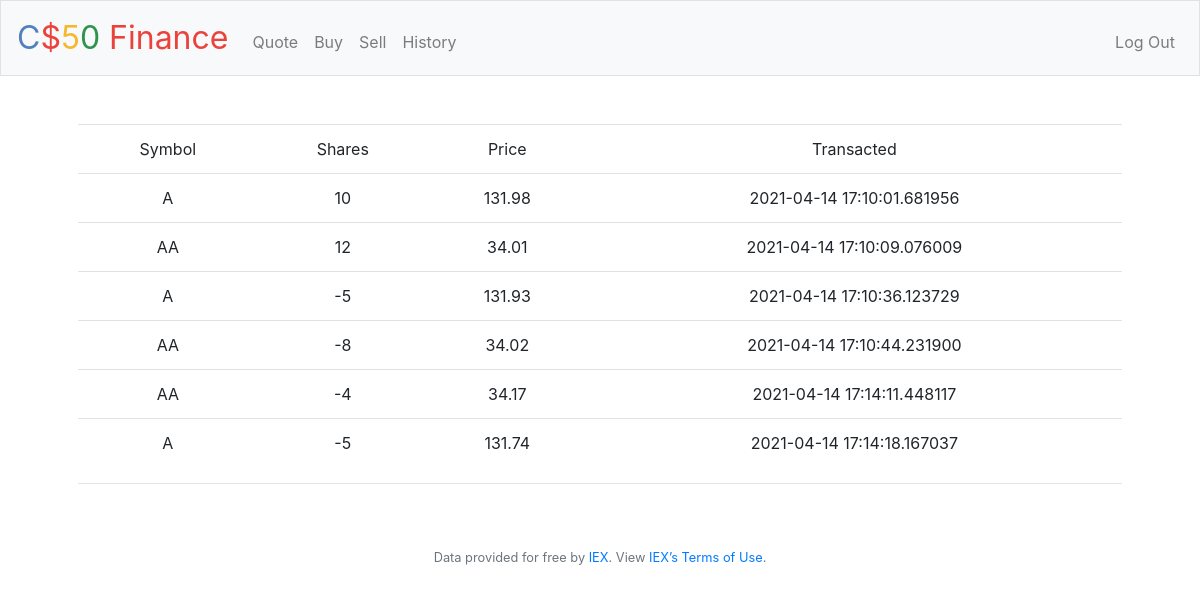
Page /history (signed in) on the earlier database version.
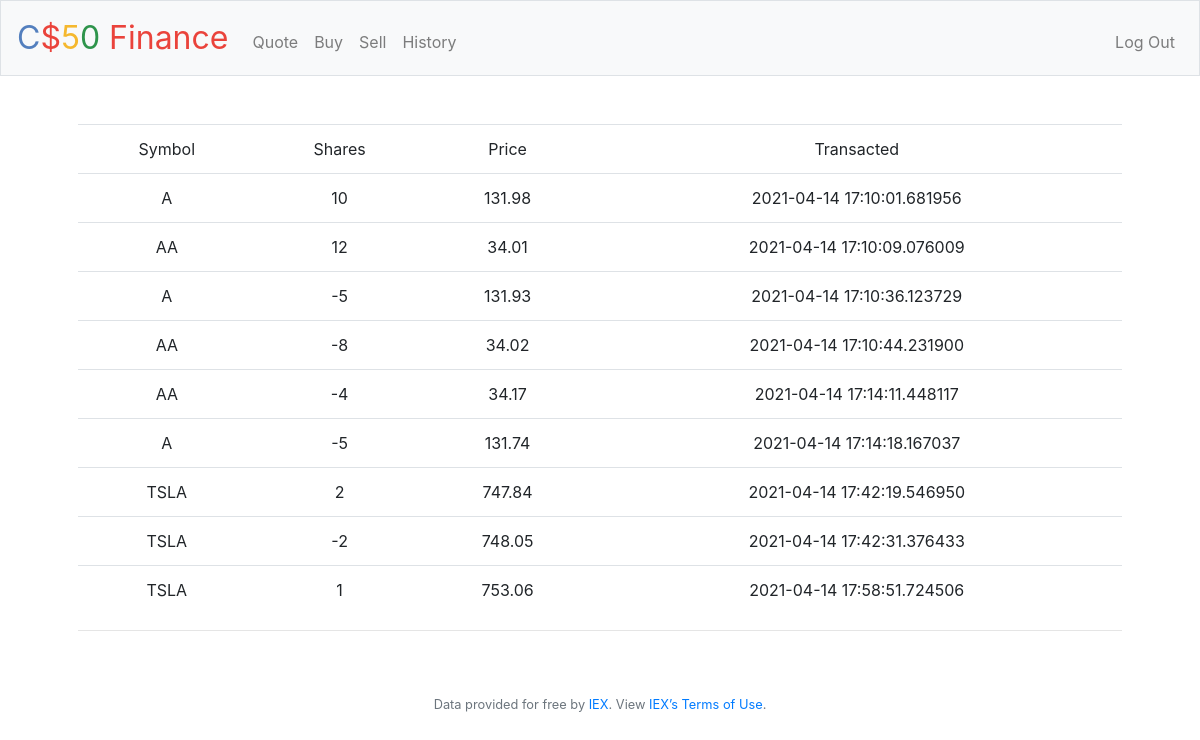
Same page on the later database version.
### tables this page shows
CREATE TABLE history (
id integer primary key autoincrement,
user TEXT NOT NULL,
user_pk int NOT NULL,
timestamp TEXT NOT NULL,
symbol TEXT NOT NULL,
delta_shares int NOT NULL,
price_share REAL NOT NULL
);

### application.py (the view)
@app.route("/history")
@login_required
def history():
    transactions = db.execute("SELECT * FROM history")
    return render_template("history.html", trans=transactions)

### application.py (called while the page is built)
@app.after_request
def after_request(response):
    response.headers["Cache-Control"] = "no-cache, no-store, must-revalidate"
    response.headers["Expires"] = 0
    response.headers["Pragma"] = "no-cache"
    return response

### helpers.py (called while the page is built)
def login_required(f):
    @wraps(f)
    def decorated_function(*args, **kwargs):
        if session.get("user_id") is None:
            return redirect("/login")
        return f(*args, **kwargs)
    return decorated_function

### templates/history.html (shortened to what this page needs)
{% extends "layout.html" %}
{% block main %}
    <form action="/history" method="get">
    <div class="table-hover">
        <table class="table">
            <thead>
                <td scope="col">Symbol</td>
                <td scope="col">Shares</td>
                <td scope="col">Price</td>
                <td scope="col">Transacted</td>
            </thead>
            <tbody>
                {% for tran in trans %}
                <tr>
                        <td>{{ tran.symbol }}</td>
                        <td>{{ tran.delta_shares }}</td>
                        <td>{{ tran.price_share }}</td>
                        <td>{{ tran.timestamp }}</td>
                </tr>
                {% endfor %}
            </tbody>
        </table>
    </div>
    </form>
    <hr>
{% endblock %}

### templates/layout.html (shortened to what this page needs)
<!DOCTYPE html>
<html lang="en">
    <head>
        <link rel="stylesheet" href="https://cdn.jsdelivr.net/npm/bootstrap@4.5.3/dist/css/bootstrap.min.css">
        <link href="/static/styles.css" rel="stylesheet">
    </head>
    <body>
        <nav class="navbar navbar-expand-md navbar-light bg-light border">
            <a class="navbar-brand" href="/"><span class="blue">C</span><span class="red">$</span><span class="yellow">5</span><span class="green">0</span> <span class="red">Finance</span></a>
            <div class="collapse navbar-collapse" id="navbar">
                {% if session.user_id %}
                    <ul class="navbar-nav mr-auto mt-2">
                        <li class="nav-item"><a class="nav-link" href="/quote">Quote</a></li>
                        <li class="nav-item"><a class="nav-link" href="/buy">Buy</a></li>
                        <li class="nav-item"><a class="nav-link" href="/sell">Sell</a></li>
                        <li class="nav-item"><a class="nav-link" href="/history">History</a></li>
                    </ul>
                    <ul class="navbar-nav ml-auto mt-2">
                        <li class="nav-item"><a class="nav-link" href="/logout">Log Out</a></li>
                    </ul>
                {% else %}
                    <ul class="navbar-nav ml-auto mt-2">
                        <li class="nav-item"><a class="nav-link" href="/register">Register</a></li>
                        <li class="nav-item"><a class="nav-link" href="/login">Log In</a></li>
                    </ul>
                {% endif %}
            </div>
        </nav>
        <main class="container p-5">
            {% block main %}{% endblock %}
        </main>
        <footer class="small text-center text-muted">
            Data provided for free by <a href="https://iextrading.com/developer">IEX</a>. View <a href="https://iextrading.com/api-exhibit-a/">IEX’s Terms of Use</a>.
        </footer>
    </body>
</html>

### static/styles.css (style rules this page uses)
nav .navbar-brand { font-size: xx-large; }
nav .navbar-brand .blue { color: #537fbe; }
nav .navbar-brand .red { color: #ea433b; }
nav .navbar-brand .yellow { color: #f5b82e; }
nav .navbar-brand .green { color: #2e944b; }
main { overflow-x: auto; text-align: center; }

Differences in the rows shown:
added history: symbol "TSLA", delta_shares "2", price_share "747.84", timestamp "2021-04-14 17:42:19.546950"
added history: symbol "TSLA", delta_shares "-2", price_share "748.05", timestamp "2021-04-14 17:42:31.376433"
added history: symbol "TSLA", delta_shares "1", price_share "753.06", timestamp "2021-04-14 17:58:51.724506"
